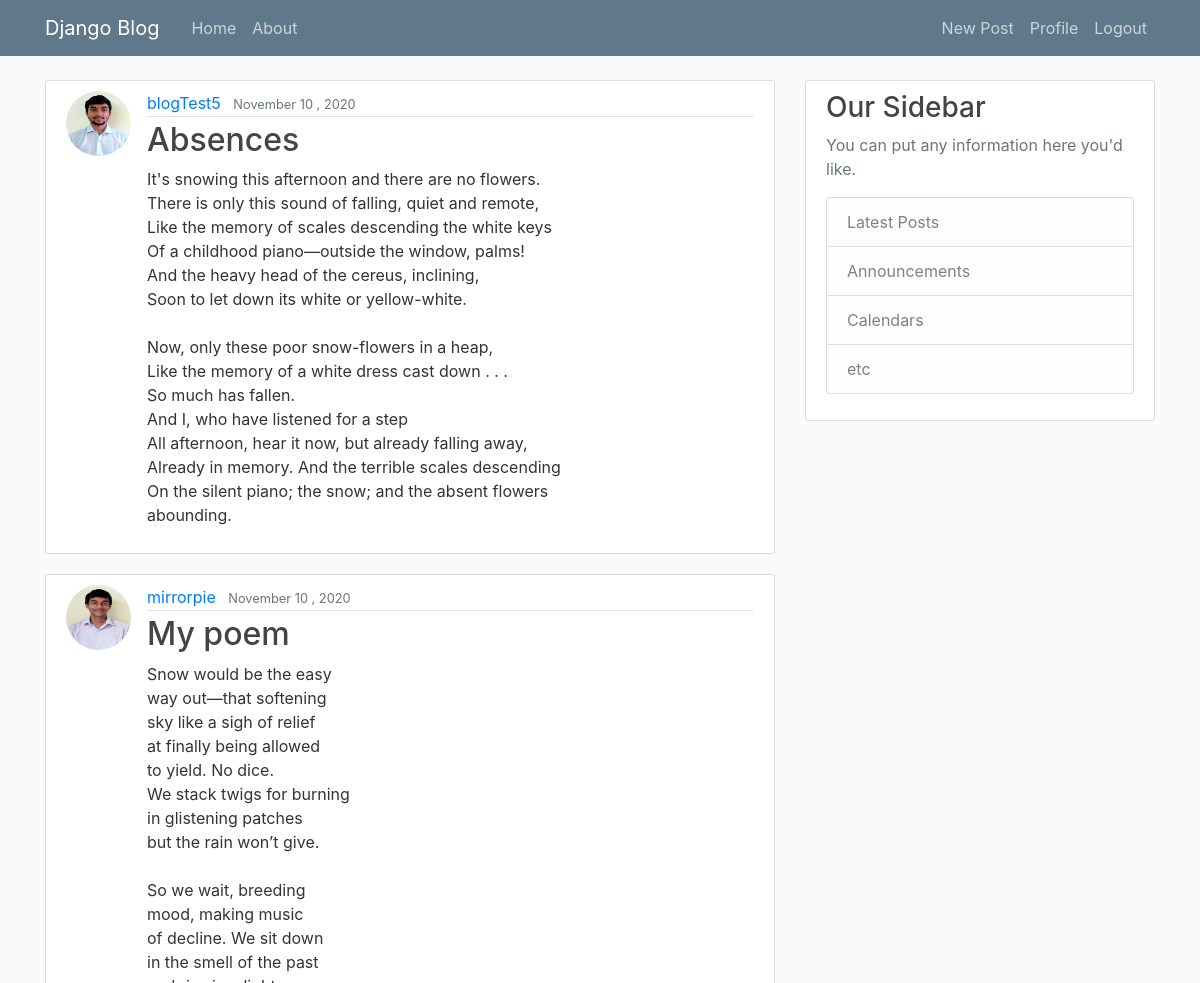
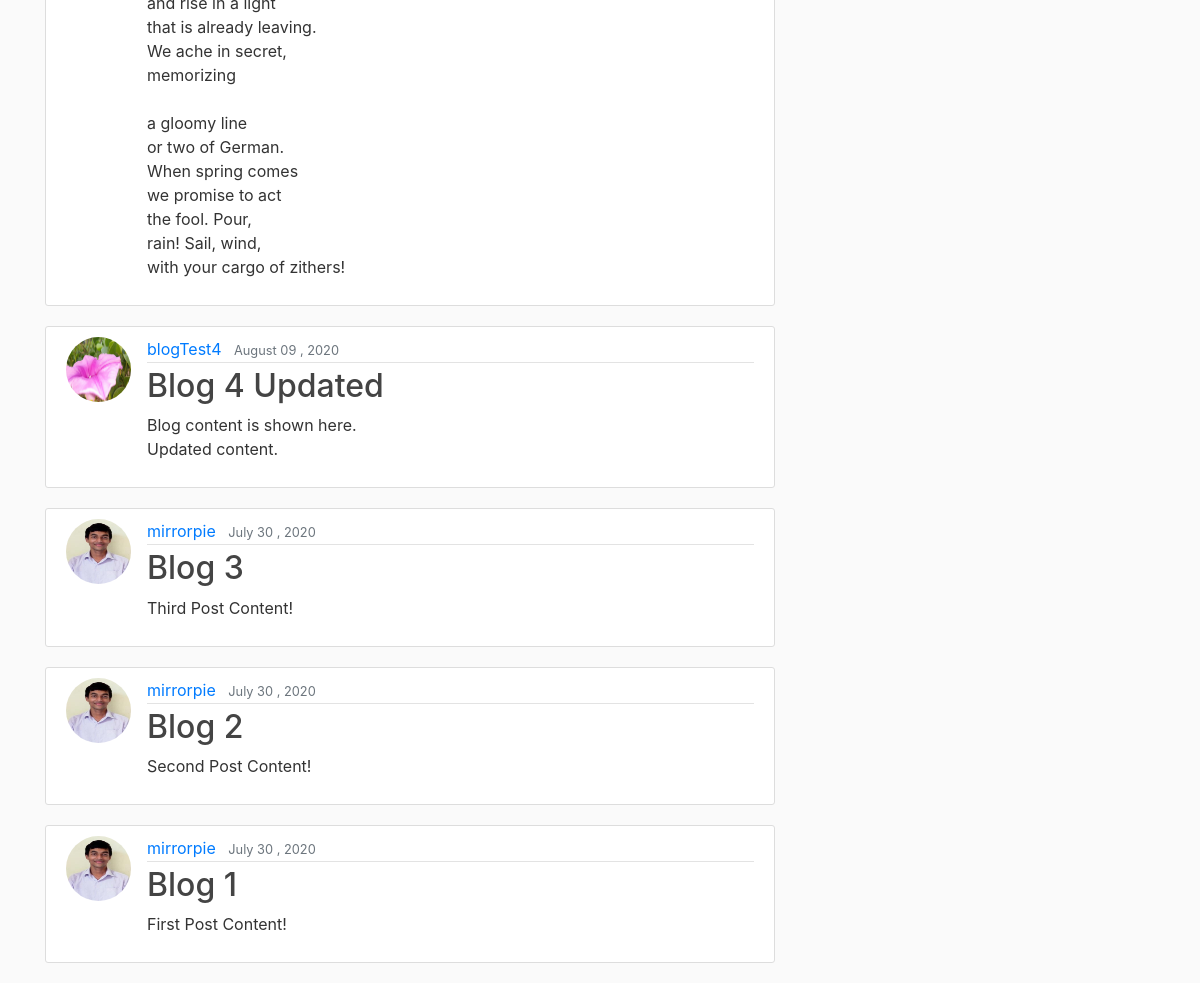
The page / (signed in) on the database its author committed (2 pictures, top to bottom).
### blog/models.py (models this page shows, shortened)
class Post(models.Model):
    title = models.CharField(max_length = 100)
    content = models.TextField()
    date_posted = models.DateTimeField(default = timezone.now)
    author = models.ForeignKey(User, on_delete = models.CASCADE)

### users/models.py (models this page shows, shortened)
class Profile(models.Model):
    user = models.OneToOneField(User, on_delete = models.CASCADE)
    image = models.ImageField(default = 'default.jpg', upload_to = 'profile_pics')

### blog/views.py (the view)
# urls.py: path('', PostListView.as_view(), name="blog-home"),
class PostListView(ListView):
    model = Post
    template_name = 'blog/home.html'   # <app>/<model>_<viewtype>.html
    context_object_name = 'posts'
    ordering = ['-date_posted']

### blog/templates/blog/home.html
{% extends "blog/base.html" %}
{% block content %}
    {% for post in posts %}
        <article class="media content-section">
            <img  class="rounded-circle article-img" src="{{ post.author.profile.image.url }}">
            <div class="media-body">
                <div class="article-metadata">
                    <a class="mr-2" href="#">{{ post.author }}</a>
                    <small class="text-muted">{{ post.date_posted|date:"F d , Y" }}</small>
                </div>
                <h2>
                    <a class="article-title" href="{% url 'post-detail' post.id %}">{{ post.title }}</a>
                </h2>
                <p class="article-content">{{ post.content }}</p>
            </div>
        </article>
    {% endfor %}
{% endblock content %}

### blog/static/blog/main.css (style rules this page uses)
body { background: #fafafa; color: #333333; margin-top: 5rem; }
h1, h2, h3, h4, h5, h6 { color: #444444; }
.content-section { background: #ffffff; padding: 10px 20px; border: 1px solid #dddddd; border-radius: 3px; margin-bottom: 20px; }
.article-title { color: #444444; }
.article-content { white-space: pre-line; }
.article-img { height: 65px; width: 65px; margin-right: 16px; }
.article-metadata { padding-bottom: 1px; margin-bottom: 4px; border-bottom: 1px solid #e3e3e3 }

### rows shown on the page
Post: author.profile.image (picture), author "blogTest5", date_posted "November 10 , 2020", title "Absences", content "It's snowing this afternoon and there are no flowers. There is only this sound of falling, quiet and remote, Like the memory of scales descending the white keys Of a childhood piano—outside the window, palms! And the heavy head of the cereus, inclining, Soon to let down its white or yellow-white. Now, only these poor snow-flowers in a heap, Like the memory of a white dress cast down . . . So much has fallen. And I, who have listened for a step All afternoon, hear it now, but already falling away, Already in memory. And the terrible scales descending On the silent piano; the snow; and the absent flowers abounding."
Post: author.profile.image (picture), author "mirrorpie", date_posted "November 10 , 2020", title "My poem", content "Snow would be the easy way out—that softening sky like a sigh of relief at finally being allowed to yield. No dice. We stack twigs for burning in glistening patches but the rain won’t give. So we wait, breeding mood, making music of decline. We sit down in the smell of the past and rise in a light that is already leaving. We ache in secret, memorizing a gloomy line or two of German. When spring comes we promise to act the fool. Pour, rain! Sail, wind, with your cargo of zithers!"
Post: author.profile.image (picture), author "blogTest4", date_posted "August 09 , 2020", title "Blog 4 Updated", content "Blog content is shown here. Updated content."
Post: author.profile.image (picture), author "mirrorpie", date_posted "July 30 , 2020", title "Blog 3", content "Third Post Content!"
Post: author.profile.image (picture), author "mirrorpie", date_posted "July 30 , 2020", title "Blog 2", content "Second Post Content!"
Post: author.profile.image (picture), author "mirrorpie", date_posted "July 30 , 2020", title "Blog 1", content "First Post Content!"
